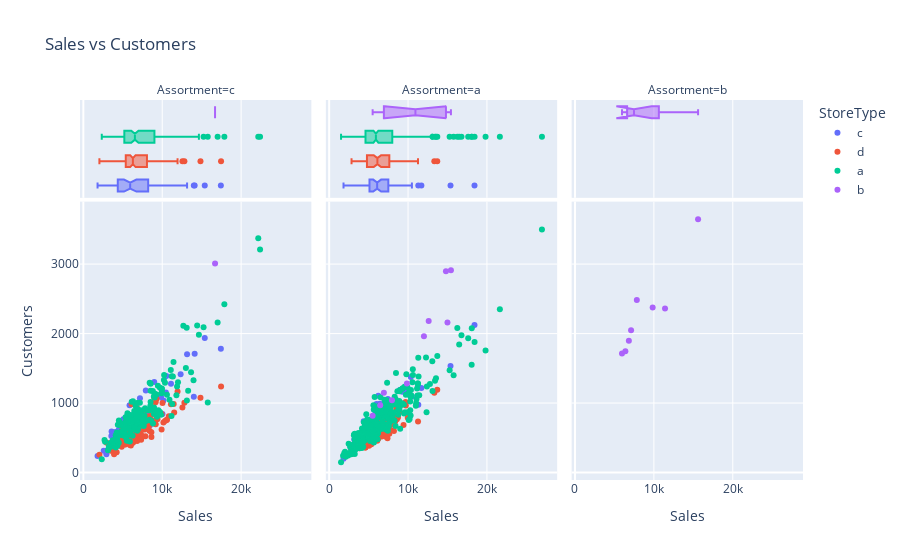

The notebook cell this image was saved under:
### Code cell
fig = px.scatter(merged_sample_df[merged_sample_df.Open == 1], 
                    x='Sales',
                    y='Customers',
                    marginal_x='box',
                    color='StoreType',
                    facet_col='Assortment',
                    title='Sales vs Customers')

fig.update_layout(bargap=0.1)
fig.show()

### Figure 1 — Plotly figure (JSON) as saved in the notebook; plotly's stock layout.template omitted (floating-point values rounded to 4 significant figures; data arrays with more than 128 entries replaced by an {"elided": "..."} marker saying what was removed)
{"data": [{"hovertemplate": "StoreType=c<br>Assortment=c<br>Sales=%{x}<br>Customers=%{y}<extra></extra>", "legendgroup": "c", "marker": {"color": "#636efa", "symbol": "circle"}, "mode": "markers", "name": "c", "orientation": "v", "showlegend": true, "type": "scatter", "x": [10148, 8985, 5809, 11107, 5440, 7059, 8138, 5935, 4017, 1800, 4470, 3580, 8244, 3547, 2923, 2581, 7175, 5856, 5935, 4041, 9853, 17429, 4324, 15390, 10460, 4124, 5232, 6460, 5132, 7732, 4615, 5418, 13149, 4306, 4948, 10028, 6495, 8069, 4327, 4473, 3961, 4045, 7006, 6390, 10523, 14004, 5970, 7914, 5028, 4816, 12331, 6565, 2969, 5064, 14109, 6330, 5098, 8445, 3565], "xaxis": "x", "y": [1036, 1304, 756, 1279, 799, 721, 706, 665, 377, 238, 683, 592, 693, 526, 264, 314, 1070, 968, 755, 585, 1086, 1783, 523, 1935, 1153, 443, 591, 716, 587, 687, 625, 648, 1701, 440, 548, 844, 608, 879, 537, 612, 433, 536, 786, 723, 1391, 1091, 619, 1180, 668, 476, 1413, 767, 318, 767, 1709, 697, 552, 682, 421], "yaxis": "y"}, {"alignmentgroup": "True", "hovertemplate": "StoreType=c<br>Assortment=c<br>Sales=%{x}<extra></extra>", "legendgroup": "c", "marker": {"color": "#636efa", "symbol": "circle"}, "name": "c", "notched": true, "offsetgroup": "c", "showlegend": false, "type": "box", "x": [10148, 8985, 5809, 11107, 5440, 7059, 8138, 5935, 4017, 1800, 4470, 3580, 8244, 3547, 2923, 2581, 7175, 5856, 5935, 4041, 9853, 17429, 4324, 15390, 10460, 4124, 5232, 6460, 5132, 7732, 4615, 5418, 13149, 4306, 4948, 10028, 6495, 8069, 4327, 4473, 3961, 4045, 7006, 6390, 10523, 14004, 5970, 7914, 5028, 4816, 12331, 6565, 2969, 5064, 14109, 6330, 5098, 8445, 3565], "xaxis": "x4", "yaxis": "y4"}, {"hovertemplate": "StoreType=c<br>Assortment=a<br>Sales=%{x}<br>Customers=%{y}<extra></extra>", "legendgroup": "c", "marker": {"color": "#636efa", "symbol": "circle"}, "mode": "markers", "name": "c", "orientation": "v", "showlegend": false, "type": "scatter", "x": [9740, 11688, 7122, 5268, 11296, 5131, 3559, 4377, 6066, 6098, 6329, 7196, 8955, 6233, 5166, 8090, 6653, 5343, 4511, 5180, 2714, 5547, 10346, 4559, 6002, 9519, 1818, 4743, 5642, 5715, 6720, 7028, 10002, 5161, 4756, 7440, 9252, 10488, 5707, 15383, 8949, 4891, 5818, 5090, 6292, 5876, 4589, 3384, 6430, 7557, 6730, 6872, 7258, 3176, 4072, 18422], "xaxis": "x2", "y": [1159, 1215, 979, 676, 976, 474, 507, 740, 680, 701, 969, 959, 1187, 1107, 640, 786, 729, 460, 463, 609, 362, 795, 1376, 583, 986, 1204, 198, 609, 629, 904, 682, 1028, 1187, 668, 593, 1057, 1162, 1095, 750, 1534, 965, 668, 557, 702, 776, 880, 657, 497, 989, 912, 786, 585, 923, 475, 523, 2123], "yaxis": "y2"}, {"alignmentgroup": "True", "hovertemplate": "StoreType=c<br>Assortment=a<br>Sales=%{x}<extra></extra>", "legendgroup": "c", "marker": {"color": "#636efa", "symbol": "circle"}, "name": "c", "notched": true, "offsetgroup": "c", "showlegend": false, "type": "box", "x": [9740, 11688, 7122, 5268, 11296, 5131, 3559, 4377, 6066, 6098, 6329, 7196, 8955, 6233, 5166, 8090, 6653, 5343, 4511, 5180, 2714, 5547, 10346, 4559, 6002, 9519, 1818, 4743, 5642, 5715, 6720, 7028, 10002, 5161, 4756, 7440, 9252, 10488, 5707, 15383, 8949, 4891, 5818, 5090, 6292, 5876, 4589, 3384, 6430, 7557, 6730, 6872, 7258, 3176, 4072, 18422], "xaxis": "x5", "yaxis": "y5"}, {"hovertemplate": "StoreType=d<br>Assortment=c<br>Sales=%{x}<br>Customers=%{y}<extra></extra>", "legendgroup": "d", "marker": {"color": "#EF553B", "symbol": "circle"}, "mode": "markers", "name": "d", "orientation": "v", "showlegend": true, "type": "scatter", "x": {"elided": "151 int values"}, "xaxis": "x", "y": {"elided": "151 int values"}, "yaxis": "y"}, {"alignmentgroup": "True", "hovertemplate": "StoreType=d<br>Assortment=c<br>Sales=%{x}<extra></extra>", "legendgroup": "d", "marker": {"color": "#EF553B", "symbol": "circle"}, "name": "d", "notched": true, "offsetgroup": "d", "showlegend": false, "type": "box", "x": {"elided": "151 int values"}, "xaxis": "x4", "yaxis": "y4"}, {"hovertemplate": "StoreType=d<br>Assortment=a<br>Sales=%{x}<br>Customers=%{y}<extra></extra>", "legendgroup": "d", "marker": {"color": "#EF553B", "symbol": "circle"}, "mode": "markers", "name": "d", "orientation": "v", "showlegend": false, "type": "scatter", "x": [6947, 5879, 7005, 5068, 6955, 7494, 7665, 8230, 9717, 8380, 7266, 7124, 4379, 5181, 7069, 4568, 6680, 4536, 4430, 4226, 4364, 5674, 7673, 8949, 7234, 4112, 6135, 5060, 11263, 8722, 7849, 4357, 5151, 6885, 4950, 4619, 8508, 5073, 5246, 6717, 4789, 8584, 3580, 13700, 4579, 3766, 6536, 5624, 5351, 6543, 9424, 4718, 6002, 5493, 9692, 5287, 7390, 6095, 7833, 7250, 9960, 5136, 4663, 7806, 6231, 2873, 3807, 4295, 2834, 4586, 5587, 6715, 6652, 5761, 6845, 8210, 6222, 4894, 5077, 7625, 5838, 3597, 5328, 7875, 7212, 8353, 13330, 3792, 7729, 4141], "xaxis": "x2", "y": [730, 521, 605, 519, 586, 779, 608, 839, 964, 741, 512, 555, 404, 737, 593, 405, 517, 591, 489, 526, 373, 467, 600, 873, 667, 410, 534, 385, 734, 792, 611, 437, 521, 537, 426, 445, 922, 549, 490, 630, 425, 768, 426, 1190, 360, 428, 583, 520, 408, 736, 684, 432, 533, 514, 1014, 455, 495, 459, 828, 577, 787, 535, 517, 781, 646, 268, 350, 386, 343, 359, 478, 530, 812, 658, 553, 598, 488, 480, 726, 559, 691, 359, 656, 690, 911, 733, 1150, 434, 710, 428], "yaxis": "y2"}, {"alignmentgroup": "True", "hovertemplate": "StoreType=d<br>Assortment=a<br>Sales=%{x}<extra></extra>", "legendgroup": "d", "marker": {"color": "#EF553B", "symbol": "circle"}, "name": "d", "notched": true, "offsetgroup": "d", "showlegend": false, "type": "box", "x": [6947, 5879, 7005, 5068, 6955, 7494, 7665, 8230, 9717, 8380, 7266, 7124, 4379, 5181, 7069, 4568, 6680, 4536, 4430, 4226, 4364, 5674, 7673, 8949, 7234, 4112, 6135, 5060, 11263, 8722, 7849, 4357, 5151, 6885, 4950, 4619, 8508, 5073, 5246, 6717, 4789, 8584, 3580, 13700, 4579, 3766, 6536, 5624, 5351, 6543, 9424, 4718, 6002, 5493, 9692, 5287, 7390, 6095, 7833, 7250, 9960, 5136, 4663, 7806, 6231, 2873, 3807, 4295, 2834, 4586, 5587, 6715, 6652, 5761, 6845, 8210, 6222, 4894, 5077, 7625, 5838, 3597, 5328, 7875, 7212, 8353, 13330, 3792, 7729, 4141], "xaxis": "x5", "yaxis": "y5"}, {"hovertemplate": "StoreType=a<br>Assortment=c<br>Sales=%{x}<br>Customers=%{y}<extra></extra>", "legendgroup": "a", "marker": {"color": "#00cc96", "symbol": "circle"}, "mode": "markers", "name": "a", "orientation": "v", "showlegend": true, "type": "scatter", "x": {"elided": "171 int values"}, "xaxis": "x", "y": {"elided": "171 int values"}, "yaxis": "y"}, {"alignmentgroup": "True", "hovertemplate": "StoreType=a<br>Assortment=c<br>Sales=%{x}<extra></extra>", "legendgroup": "a", "marker": {"color": "#00cc96", "symbol": "circle"}, "name": "a", "notched": true, "offsetgroup": "a", "showlegend": false, "type": "box", "x": {"elided": "171 int values"}, "xaxis": "x4", "yaxis": "y4"}, {"hovertemplate": "StoreType=a<br>Assortment=a<br>Sales=%{x}<br>Customers=%{y}<extra></extra>", "legendgroup": "a", "marker": {"color": "#00cc96", "symbol": "circle"}, "mode": "markers", "name": "a", "orientation": "v", "showlegend": false, "type": "scatter", "x": {"elided": "292 int values"}, "xaxis": "x2", "y": {"elided": "292 int values"}, "yaxis": "y2"}, {"alignmentgroup": "True", "hovertemplate": "StoreType=a<br>Assortment=a<br>Sales=%{x}<extra></extra>", "legendgroup": "a", "marker": {"color": "#00cc96", "symbol": "circle"}, "name": "a", "notched": true, "offsetgroup": "a", "showlegend": false, "type": "box", "x": {"elided": "292 int values"}, "xaxis": "x5", "yaxis": "y5"}, {"hovertemplate": "StoreType=b<br>Assortment=c<br>Sales=%{x}<br>Customers=%{y}<extra></extra>", "legendgroup": "b", "marker": {"color": "#ab63fa", "symbol": "circle"}, "mode": "markers", "name": "b", "orientation": "v", "showlegend": true, "type": "scatter", "x": [16694], "xaxis": "x", "y": [3010], "yaxis": "y"}, {"alignmentgroup": "True", "hovertemplate": "StoreType=b<br>Assortment=c<br>Sales=%{x}<extra></extra>", "legendgroup": "b", "marker": {"color": "#ab63fa", "symbol": "circle"}, "name": "b", "notched": true, "offsetgroup": "b", "showlegend": false, "type": "box", "x": [16694], "xaxis": "x4", "yaxis": "y4"}, {"hovertemplate": "StoreType=b<br>Assortment=a<br>Sales=%{x}<br>Customers=%{y}<extra></extra>", "legendgroup": "b", "marker": {"color": "#ab63fa", "symbol": "circle"}, "mode": "markers", "name": "b", "orientation": "v", "showlegend": false, "type": "scatter", "x": [7959, 14803, 12613, 15432, 5509, 6465, 12013, 14994, 6935, 9855], "xaxis": "x2", "y": [1040, 2898, 2182, 2911, 818, 968, 1962, 2158, 1150, 1280], "yaxis": "y2"}, {"alignmentgroup": "True", "hovertemplate": "StoreType=b<br>Assortment=a<br>Sales=%{x}<extra></extra>", "legendgroup": "b", "marker": {"color": "#ab63fa", "symbol": "circle"}, "name": "b", "notched": true, "offsetgroup": "b", "showlegend": false, "type": "box", "x": [7959, 14803, 12613, 15432, 5509, 6465, 12013, 14994, 6935, 9855], "xaxis": "x5", "yaxis": "y5"}, {"hovertemplate": "StoreType=b<br>Assortment=b<br>Sales=%{x}<br>Customers=%{y}<extra></extra>", "legendgroup": "b", "marker": {"color": "#ab63fa", "symbol": "circle"}, "mode": "markers", "name": "b", "orientation": "v", "showlegend": false, "type": "scatter", "x": [5958, 7840, 9847, 7111, 6386, 6827, 15602, 11413], "xaxis": "x3", "y": [1713, 2485, 2374, 2049, 1744, 1896, 3645, 2360], "yaxis": "y3"}, {"alignmentgroup": "True", "hovertemplate": "StoreType=b<br>Assortment=b<br>Sales=%{x}<extra></extra>", "legendgroup": "b", "marker": {"color": "#ab63fa", "symbol": "circle"}, "name": "b", "notched": true, "offsetgroup": "b", "showlegend": false, "type": "box", "x": [5958, 7840, 9847, 7111, 6386, 6827, 15602, 11413], "xaxis": "x6", "yaxis": "y6"}], "layout": {"annotations": [{"font": {}, "showarrow": false, "text": "Assortment=c", "x": 0.16, "xanchor": "center", "xref": "paper", "y": 1, "yanchor": "bottom", "yref": "paper"}, {"font": {}, "showarrow": false, "text": "Assortment=a", "x": 0.5, "xanchor": "center", "xref": "paper", "y": 1, "yanchor": "bottom", "yref": "paper"}, {"font": {}, "showarrow": false, "text": "Assortment=b", "x": 0.84, "xanchor": "center", "xref": "paper", "y": 1, "yanchor": "bottom", "yref": "paper"}], "bargap": 0.1, "legend": {"title": {"text": "StoreType"}, "tracegroupgap": 0}, "title": {"text": "Sales vs Customers"}, "xaxis": {"anchor": "y", "domain": [0, 0.32], "title": {"text": "Sales"}}, "xaxis2": {"anchor": "y2", "domain": [0.34, 0.66], "matches": "x", "title": {"text": "Sales"}}, "xaxis3": {"anchor": "y3", "domain": [0.68, 1.0], "matches": "x", "title": {"text": "Sales"}}, "xaxis4": {"anchor": "y4", "domain": [0, 0.32], "matches": "x", "showgrid": true, "showticklabels": false}, "xaxis5": {"anchor": "y5", "domain": [0.34, 0.66], "matches": "x", "showgrid": true, "showticklabels": false}, "xaxis6": {"anchor": "y6", "domain": [0.68, 1.0], "matches": "x", "showgrid": true, "showticklabels": false}, "yaxis": {"anchor": "x", "domain": [0, 0.7326], "title": {"text": "Customers"}}, "yaxis2": {"anchor": "x2", "domain": [0, 0.7326], "matches": "y", "showticklabels": false}, "yaxis3": {"anchor": "x3", "domain": [0, 0.7326], "matches": "y", "showticklabels": false}, "yaxis4": {"anchor": "x4", "domain": [0.7426, 1], "matches": "y4", "showgrid": false, "showline": false, "showticklabels": false, "ticks": ""}, "yaxis5": {"anchor": "x5", "domain": [0.7426, 1], "matches": "y4", "showgrid": false, "showline": false, "showticklabels": false, "ticks": ""}, "yaxis6": {"anchor": "x6", "domain": [0.7426, 1], "matches": "y4", "showgrid": false, "showline": false, "showticklabels": false, "ticks": ""}}}
